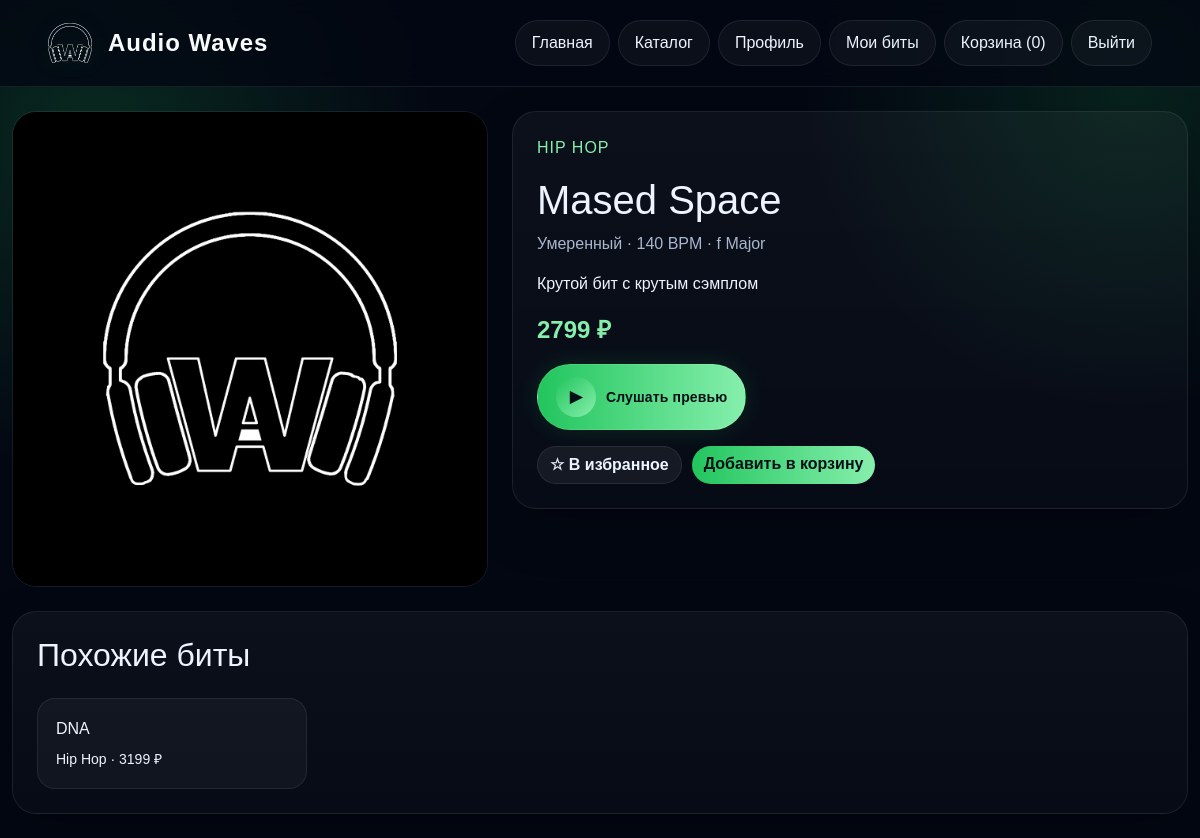
/beat/5 (signed in), run on the app's committed database.
### models.py (models this page shows, shortened)
class Beat(db.Model):
    id = db.Column(db.Integer, primary_key=True)
    title = db.Column(db.String(150), nullable=False)
    category = db.Column(db.String(80), nullable=False)
    mood = db.Column(db.String(80), nullable=False)
    bpm = db.Column(db.Integer, nullable=False)
    beat_key = db.Column(db.String(30), nullable=False)
    price = db.Column(db.Float, nullable=False)
    description = db.Column(db.Text, default='')
    preview_file = db.Column(db.String(255), nullable=False)
    cover_file = db.Column(db.String(255), nullable=False, default='default-cover.jpg')
    is_featured = db.Column(db.Boolean, default=False)
    status = db.Column(db.String(20), default='approved', nullable=False)
    submitted_by_user_id = db.Column(db.Integer, db.ForeignKey('user.id'), nullable=True)
    moderation_note = db.Column(db.String(255), default='', nullable=False)
    created_at = db.Column(db.DateTime, default=datetime.utcnow)
    favorites = db.relationship('Favorite', backref='beat', cascade='all, delete-orphan')
    cart_items = db.relationship('CartItem', backref='beat', cascade='all, delete-orphan')

### routes/web.py (the view)
    @app.route('/beat/<int:beat_id>')
    def beat_detail(beat_id):
        from flask import abort
        from flask_login import current_user
        beat = db.session.get(Beat, beat_id)
        if not beat:
            abort(404)
        allowed_private = current_user.is_authenticated and (current_user.is_admin or beat.submitted_by_user_id == current_user.id)
        if beat.status != 'approved' and not allowed_private:
            abort(404)
        is_favorite = False
        in_cart = False
        if current_user.is_authenticated:
            is_favorite = Favorite.query.filter_by(user_id=current_user.id, beat_id=beat_id).first() is not None
            in_cart = CartItem.query.filter_by(user_id=current_user.id, beat_id=beat_id).first() is not None
        similar_beats = Beat.query.filter(Beat.category == beat.category, Beat.id != beat.id, Beat.status == 'approved').limit(4).all()
        return render_template('beat_detail.html', beat=beat, is_favorite=is_favorite, in_cart=in_cart, similar_beats=similar_beats)

### app.py (called while the page is built)
def create_app():
    app = Flask(__name__)
    app.config.from_object(Config)
    prepare_folders()
    db.init_app(app)
    login_manager.init_app(app)
    login_manager.login_view = 'login'
    login_manager.login_message = 'Сначала войдите в аккаунт.'
    @login_manager.user_loader
    def load_user(user_id):
        return db.session.get(User, int(user_id))
    register_context_processors(app)
    register_routes(app)
    with app.app_context():
        db.create_all()
        seed_data()
    return app

### context_processors.py (called while the page is built)
def register_context_processors(app):
    @app.context_processor
    def inject_cart_count():
        count = 0
        if current_user.is_authenticated:
            count = CartItem.query.filter_by(user_id=current_user.id).count()
        return {'cart_count': count}

### models.py (called while the page is built)
    @property
    def is_admin(self):
        return self.role == 'admin'

    @property
    def is_beatmaker(self):
        return self.role == 'beatmaker'

### templates/beat_detail.html (shortened to what this page needs)
{% extends 'base.html' %}
{% block content %}
<section class="detail-grid row g-4 mb-4 align-items-start">
    <div class="col-lg-5">
        <img class="detail-cover" src="{{ url_for('static', filename='uploads/covers/' + beat.cover_file) if beat.cover_file != 'default-cover.jpg' else url_for('static', filename='default-cover.jpg') }}" alt="{{ beat.title }}">
    </div>
    <div class="col-lg-7">
        <div class="panel p-4 h-100">
            <p class="eyebrow">{{ beat.category }}</p>
            <h1>{{ beat.title }}</h1>
            <p class="meta">{{ beat.mood }} · {{ beat.bpm }} BPM · {{ beat.beat_key }}</p>
            <p>{{ beat.description }}</p>
            <p class="detail-price">{{ '%.0f'|format(beat.price) }} ₽</p>
            <div class="player-box">
                <button type="button" class="play-btn" aria-label="Слушать превью"><span class="play-icon">▶</span><span class="play-label">Слушать превью</span></button>
            </div>
            <div class="actions">
                {% if current_user.is_authenticated %}
                    <a class="btn ghost" href="{{ url_for('toggle_favorite', beat_id=beat.id) }}">{{ '★ В избранном' if is_favorite else '☆ В избранное' }}</a>
                    {% if in_cart %}
                        <a class="btn ghost" href="{{ url_for('profile') }}">Уже в корзине</a>
                    {% else %}
                        <a class="btn" href="{{ url_for('add_to_cart', beat_id=beat.id) }}">Добавить в корзину</a>
                    {% endif %}
                {% else %}
                    <a class="btn" href="{{ url_for('login') }}">Войти</a>
                {% endif %}
            </div>
        </div>
    </div>
</section>
<section class="panel p-4">
    <h2>Похожие биты</h2>
    <div class="mini-grid row g-3 mt-1">
        {% for item in similar_beats %}
            <div class="col-md-6 col-xl-3"><a class="mini-card h-100" href="{{ url_for('beat_detail', beat_id=item.id) }}">{{ item.title }}<small>{{ item.category }} · {{ '%.0f'|format(item.price) }} ₽</small></a></div>
        {% else %}
            <p>Похожих битов пока нет.</p>
        {% endfor %}
    </div>
</section>
{% endblock %}

### static/style.css (style rules this page uses)
:root { --bg: #030712; --card: #0f1720; --line: rgba(255,255,255,0.08); --text: #edf4ff; --muted: #a7b7ce; --accent: #22c55e; --accent-2: #86efac; --danger: #ff6b6b; }
* { box-sizing: border-box; }
body { margin: 0; font-family: Arial, sans-serif; background: radial-gradient(circle at 8% 16%, rgba(34, 197, 94, 0.18), transparent 26%), radial-gradient(circle at 94% 10%, rgba(34, 197, 94, 0.14), transparent 24%), var(--bg); color: var(--text); }
a { color: inherit; text-decoration: none; }
img { width: 100%; display: block; }
.nav .nav-link, .btn { border-radius: 999px; transition: 0.2s; }
.hero, .panel, .featured-card, .beat-card, .empty-box, .stat-card, .feature-stat, .api-card { background: linear-gradient(180deg, rgba(255,255,255,0.04), rgba(255,255,255,0.02)); border: 1px solid var(--line); border-radius: 24px; box-shadow: 0 20px 50px rgba(0,0,0,0.22); }
.hero-text, .muted, .meta, .desc, .why-list, .api-card-body small { color: var(--muted); }
.eyebrow { color: var(--accent-2); text-transform: uppercase; letter-spacing: 1px; }
input, select, textarea, button, .form-control, .form-select { width: 100%; border: 1px solid var(--line) !important; background: rgba(255,255,255,0.04) !important; color: var(--text) !important; border-radius: 16px !important; padding: 14px 16px !important; font-size: 15px; }
button, .btn { border: none; background: linear-gradient(90deg, var(--accent), var(--accent-2)); color: #031018 !important; font-weight: 700; cursor: pointer; }
.btn.ghost { background: rgba(255,255,255,0.06) !important; color: var(--text) !important; border: 1px solid rgba(255,255,255,0.08) !important; }
.price, .detail-price { color: var(--accent-2); font-size: 24px; font-weight: 800; }
.actions { display: flex; gap: 10px; flex-wrap: wrap; margin-top: 16px; }
.player-box { display: flex; gap: 12px; align-items: center; margin-top: 12px; flex-wrap: wrap; }
.detail-cover { border-radius: 24px; border: 1px solid var(--line); min-height: 460px; object-fit: cover; }
.mini-card { padding: 18px; border-radius: 18px; background: rgba(255,255,255,0.04); border: 1px solid var(--line); display: flex; flex-direction: column; gap: 8px; min-height: 100%; }
.play-btn { width: auto; display: inline-flex; align-items: center; gap: 12px; padding: 10px 18px 10px 12px !important; border-radius: 999px !important; background: rgba(255,255,255,0.06) !important; color: var(--text) !important; border: 1px solid rgba(255,255,255,0.1) !important; box-shadow: inset 0 1px 0 rgba(255,255,255,0.04), 0 10px 28px rgba(0,0,0,0.18); }
.play-btn .play-icon { width: 40px; height: 40px; display: grid; place-items: center; border-radius: 50%; background: linear-gradient(135deg, var(--accent), var(--accent-2)); color: #031018; font-weight: 900; font-size: 16px; flex: 0 0 40px; }
.play-btn .play-label { font-size: 14px; font-weight: 700; letter-spacing: 0.01em; }
.btn, button, .auth-form button, .admin-form button, .filters-form button, .play-btn { color: #031018 !important; font-weight: 800 !important; }
.play-btn { width: auto !important; min-width: 148px; display: inline-flex !important; align-items: center; justify-content: center; gap: 10px; border-radius: 999px !important; padding: 12px 18px !important; background: linear-gradient(90deg, #22c55e, #86efac) !important; box-shadow: 0 0 24px rgba(34,197,94,0.16); }

### data on the page
Beat: cover_file (placeholder picture), category "HIP HOP", title "Mased Space", mood "Умеренный", bpm "140", beat_key "f Major", description "Крутой бит с крутым сэмплом", price "2799"
Beat: title "DNA", category "Hip Hop", price "3199"

### other printed values
{{ cart_count }} "0"
{{ '★ В избранном' if is_favorite else '☆ В избранное' }} "☆ В избранное"
